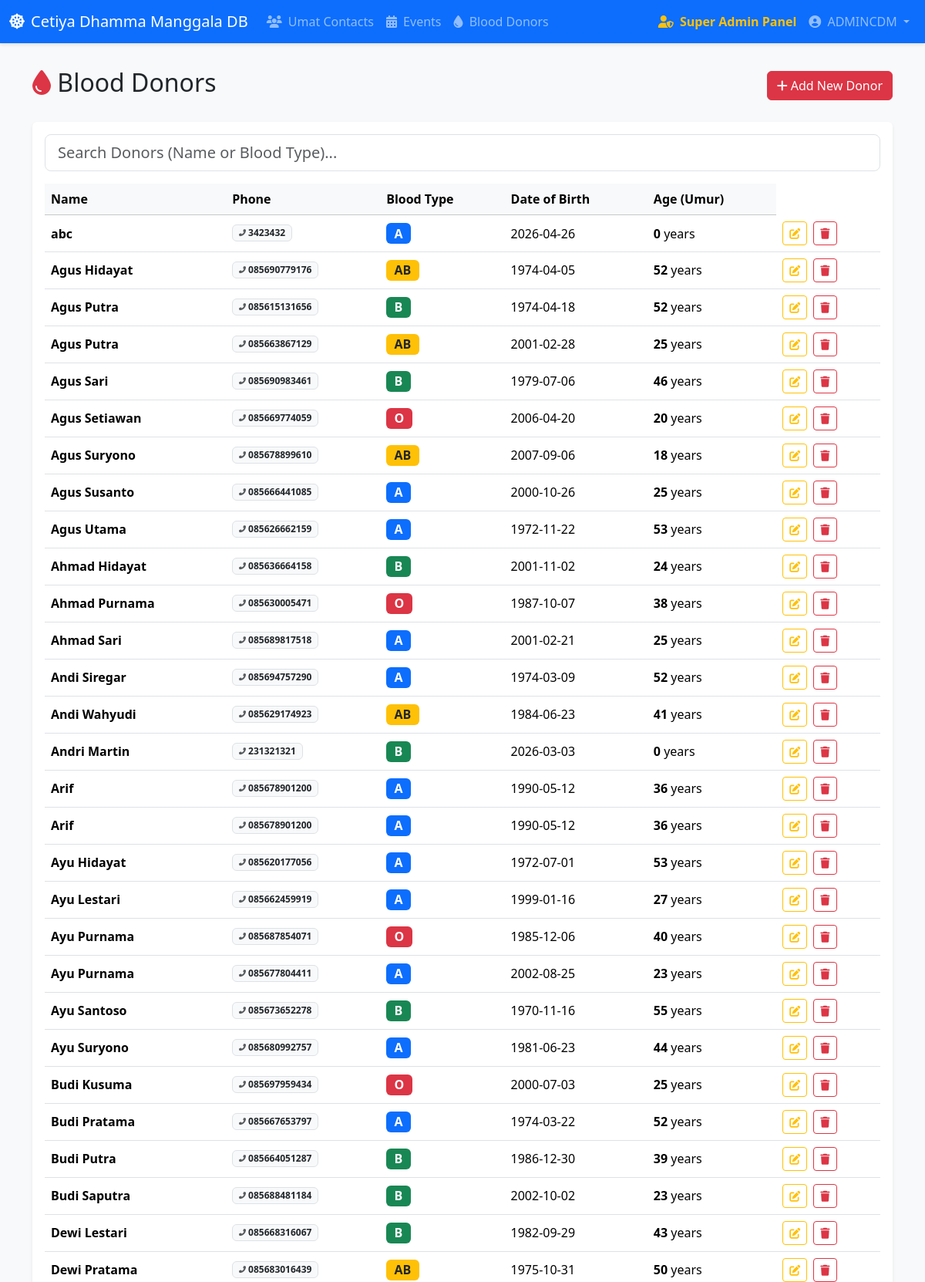
Page /blood-donors (signed in, upper part) on the committed database.
### models.py (models this page shows)
class Admin(Base):
    __tablename__ = 'admins'
    id = Column(Integer, primary_key=True, index=True)
    username = Column(String, unique=True, index=True)
    password = Column(String)
    role = Column(String, default="subadmin") # "superadmin" or "subadmin"
    activities = relationship("ActivityLog", back_populates="admin")

class BloodDonor(Base):
    __tablename__ = 'blood_donors'
    id = Column(Integer, primary_key=True, index=True)
    name = Column(String, index=True)
    phone = Column(String, index=True)
    blood_type = Column(String, index=True)
    date_of_birth = Column(Date)

### main.py (the view)
@app.get("/blood-donors", response_class=HTMLResponse)
def read_blood_donors(request: Request, db: Session = Depends(get_db), admin: models.Admin = Depends(require_admin)):
    donors = db.query(models.BloodDonor).order_by(func.lower(models.BloodDonor.name).asc()).all()
    today = date.today()
    donors_with_age = []
    for donor in donors:
        if donor.date_of_birth:
            age = today.year - donor.date_of_birth.year - ((today.month, today.day) < (donor.date_of_birth.month, donor.date_of_birth.day))
        else:
            age = None
        donors_with_age.append({"donor": donor, "age": age})
    return templates.TemplateResponse(request=request, name="blood_donors.html", context={"donors_data": donors_with_age, "admin": admin})

### templates/blood_donors.html (shortened to what this page needs)
{% extends "base.html" %}
{% block content %}
<div class="row mb-4 align-items-center">
    <div class="col-md-6">
        <h2><i class="fas fa-tint text-danger"></i> Blood Donors</h2>
    </div>
    <div class="col-md-6 text-end">
        <button class="btn btn-danger" data-bs-toggle="modal" data-bs-target="#addDonorModal">
            <i class="fas fa-plus"></i> Add New Donor
        </button>
    </div>
</div>
<div class="card shadow-sm rounded border-danger">
    <div class="card-body">
        <div class="mb-3">
            <input type="text" id="searchDonorInput" class="form-control form-control-lg" placeholder="Search Donors (Name or Blood Type)...">
        </div>
        <div class="table-responsive">
            <table class="table table-hover align-middle" id="donorsTable">
                <thead class="table-light">
                    <tr>
                        <th>Name</th>
                        <th>Phone</th>
                        <th>Blood Type</th>
                        <th>Date of Birth</th>
                        <th>Age (Umur)</th>
                    </tr>
                </thead>
                <tbody>
                    {% for item in donors_data %}
                    <tr data-search="{{ item.donor.name }} {{ item.donor.blood_type }}">
                        <td><strong>{{ item.donor.name }}</strong></td>
                        <td>
                            {% if item.donor.phone %}
                                {% for p in item.donor.phone.split(',') %}
                                    {% if p.strip() %}
                                        <div class="mb-1"><span class="badge bg-light text-dark border"> {{ p.strip() }}</span></div>
                                    {% endif %}
                                {% endfor %}
                            {% else %}
                                <span class="text-muted">-</span>
                            {% endif %}
                        </td>
                        <td>
                            {% set bt = item.donor.blood_type %}
                            {% if bt == 'A' %}
                                <span class="badge bg-primary fs-6">{{ bt }}</span>
                            {% elif bt == 'B' %}
                                <span class="badge bg-success fs-6">{{ bt }}</span>
                            {% elif bt == 'O' %}
                                <span class="badge bg-danger fs-6">{{ bt }}</span>
                            {% elif bt == 'AB' %}
                                <span class="badge bg-warning text-dark fs-6">{{ bt }}</span>
                            {% else %}
                                <span class="badge bg-secondary fs-6">{{ bt }}</span>
                            {% endif %}
                        </td>
                        <td>{{ item.donor.date_of_birth }}</td>
                        <td>
                            {% if item.age is not none %}
                                <strong>{{ item.age }}</strong> years
                            {% else %}
                                <span class="text-muted">Unknown</span>
                            {% endif %}
                        <td>
                            <div class="d-flex gap-2">
                                <button class="btn btn-sm btn-outline-warning" onclick="openEditDonorModal({{ item.donor.id }}, '{{ item.donor.name }}', '{{ item.donor.phone }}', '{{ item.donor.blood_type }}', '{{ item.donor.date_of_birth }}')">
                                    <i class="fas fa-edit"></i>
                                </button>
                                <button class="btn btn-sm btn-outline-danger" onclick="openDeleteDonorModal({{ item.donor.id }}, '{{ item.donor.name }}')">
                                    <i class="fas fa-trash"></i>
                                </button>
                            </div>
                        </td>
                    </tr>
                    {% endfor %}
                </tbody>
            </table>
        </div>
    </div>
</div>
{% endblock %}

### templates/base.html (shortened to what this page needs)
<!DOCTYPE html>
<html lang="en">
<head>
    <link href="https://cdn.jsdelivr.net/npm/bootstrap@5.3.2/dist/css/bootstrap.min.css" rel="stylesheet">
    <link rel="stylesheet" href="https://cdnjs.cloudflare.com/ajax/libs/font-awesome/6.4.2/css/all.min.css">
    <link href="https://cdn.jsdelivr.net/npm/select2@4.1.0-rc.0/dist/css/select2.min.css" rel="stylesheet" />
</head>
<body>
    <nav class="navbar navbar-expand-lg navbar-dark bg-primary">
        <div class="container-fluid">
            <a class="navbar-brand" href="/">
                <i class="fas fa-dharmachakra me-2"></i>Cetiya Dhamma Manggala DB
            </a>
            <div class="collapse navbar-collapse" id="navbarNav">
                <ul class="navbar-nav me-auto mb-2 mb-lg-0">
                    <li class="nav-item">
                        <a class="nav-link" href="/"><i class="fas fa-users me-1"></i> Umat Contacts</a>
                    </li>
                    <li class="nav-item">
                        <a class="nav-link" href="/events"><i class="fas fa-calendar-alt me-1"></i> Events</a>
                    </li>
                    <li class="nav-item">
                        <a class="nav-link" href="/blood-donors"><i class="fas fa-tint me-1"></i> Blood Donors</a>
                    </li>
                </ul>
                {% if admin %}
                <ul class="navbar-nav">
                    {% if admin.role == 'superadmin' %}
                    <li class="nav-item">
                        <a class="nav-link text-warning fw-bold" href="/superadmin"><i class="fas fa-user-shield me-1"></i> Super Admin Panel</a>
                    </li>
                    {% endif %}
                    <li class="nav-item dropdown">
                        <a class="nav-link dropdown-toggle" href="#" id="navbarDropdown" role="button" data-bs-toggle="dropdown" aria-expanded="false">
                            <i class="fas fa-user-circle me-1"></i> {{ admin.username }}
                        </a>
                    </li>
                </ul>
                {% endif %}
            </div>
        </div>
    </nav>
    <div class="container">
        {% block content %}{% endblock %}
    </div>
</body>
</html>

### templates/base.html (style rules this page uses)
body { background-color: #f8f9fa; }
.navbar { box-shadow: 0 2px 4px rgba(0, 0, 0, .1); }
.container { margin-top: 2rem; margin-bottom: 2rem; }
.card { box-shadow: 0 4px 6px rgba(0, 0, 0, .05); border: none; }

### rows in the picture
Admin: username "ADMINCDM"
BloodDonor: donor.name "abc", strip "3423432", donor.date_of_birth "2026-04-26"
BloodDonor: donor.name "Agus Hidayat", strip "085690779176", donors_data "AB", donor.date_of_birth "1974-04-05"
BloodDonor: donor.name "Agus Putra", strip "085615131656", donor.date_of_birth "1974-04-18"
BloodDonor: donor.name "Agus Putra", strip "085663867129", donors_data "AB", donor.date_of_birth "2001-02-28"
BloodDonor: donor.name "Agus Sari", strip "085690983461", donor.date_of_birth "1979-07-06"
BloodDonor: donor.name "Agus Setiawan", strip "085669774059", donor.date_of_birth "2006-04-20"
BloodDonor: donor.name "Agus Suryono", strip "085678899610", donors_data "AB", donor.date_of_birth "2007-09-06"
BloodDonor: donor.name "Agus Susanto", strip "085666441085", donor.date_of_birth "2000-10-26"
BloodDonor: donor.name "Agus Utama", strip "085626662159", donor.date_of_birth "1972-11-22"
BloodDonor: donor.name "Ahmad Hidayat", strip "085636664158", donor.date_of_birth "2001-11-02"
BloodDonor: donor.name "Ahmad Purnama", strip "085630005471", donor.date_of_birth "1987-10-07"
BloodDonor: donor.name "Ahmad Sari", strip "085689817518", donor.date_of_birth "2001-02-21"
BloodDonor: donor.name "Andi Siregar", strip "085694757290", donor.date_of_birth "1974-03-09"
BloodDonor: donor.name "Andi Wahyudi", strip "085629174923", donors_data "AB", donor.date_of_birth "1984-06-23"
BloodDonor: donor.name "Andri Martin", strip "231321321", donor.date_of_birth "2026-03-03"
BloodDonor: donor.name "Arif", strip "085678901200", donor.date_of_birth "1990-05-12"
BloodDonor: donor.name "Arif", strip "085678901200", donor.date_of_birth "1990-05-12"
BloodDonor: donor.name "Ayu Hidayat", strip "085620177056", donor.date_of_birth "1972-07-01"
BloodDonor: donor.name "Ayu Lestari", strip "085662459919", donor.date_of_birth "1999-01-16"
BloodDonor: donor.name "Ayu Purnama", strip "085687854071", donor.date_of_birth "1985-12-06"
BloodDonor: donor.name "Ayu Purnama", strip "085677804411", donor.date_of_birth "2002-08-25"
BloodDonor: donor.name "Ayu Santoso", strip "085673652278", donor.date_of_birth "1970-11-16"
BloodDonor: donor.name "Ayu Suryono", strip "085680992757", donor.date_of_birth "1981-06-23"
BloodDonor: donor.name "Budi Kusuma", strip "085697959434", donor.date_of_birth "2000-07-03"
BloodDonor: donor.name "Budi Pratama", strip "085667653797", donor.date_of_birth "1974-03-22"
BloodDonor: donor.name "Budi Putra", strip "085664051287", donor.date_of_birth "1986-12-30"
BloodDonor: donor.name "Budi Saputra", strip "085688481184", donor.date_of_birth "2002-10-02"
BloodDonor: donor.name "Dewi Lestari", strip "085668316067", donor.date_of_birth "1982-09-29"
BloodDonor: donor.name "Dewi Pratama", strip "085683016439", donors_data "AB", donor.date_of_birth "1975-10-31"

### other values in the picture
{{ bt }} "A" "A" "A" "A" "A" "A" "A" "A" "A" "A" "A" "A"
{{ item.age }} "0" "52" "52" "25" "46" "20" "18" "25" "53" "24" "38" "25" "52" "41" "0" "36" "36" "53" "27" "40" "23" "55" "44" "25" "52" "39" "23" "43" "50"
{{ bt }} "B" "B" "B" "B" "B" "B" "B" "B"
{{ bt }} "O" "O" "O" "O"
